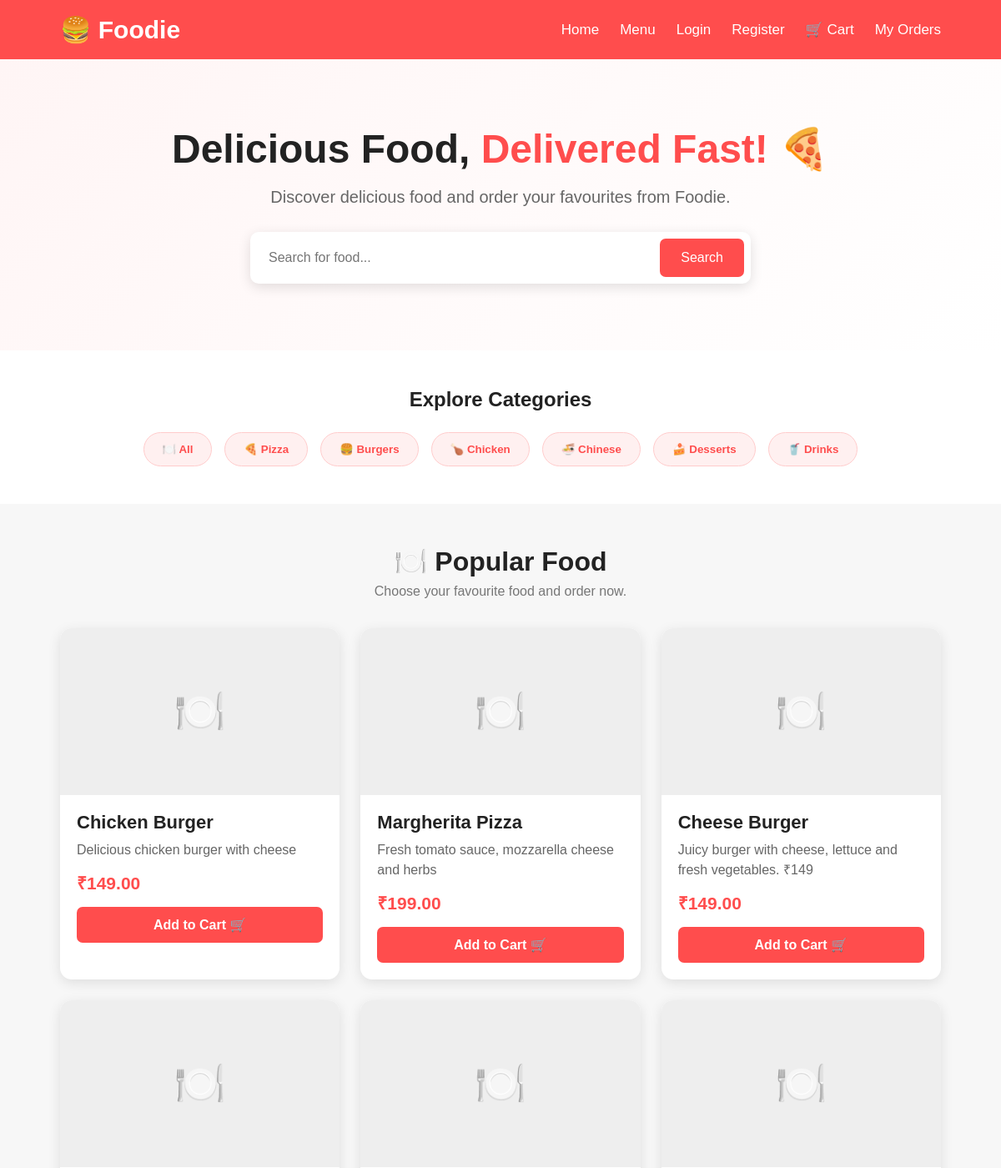
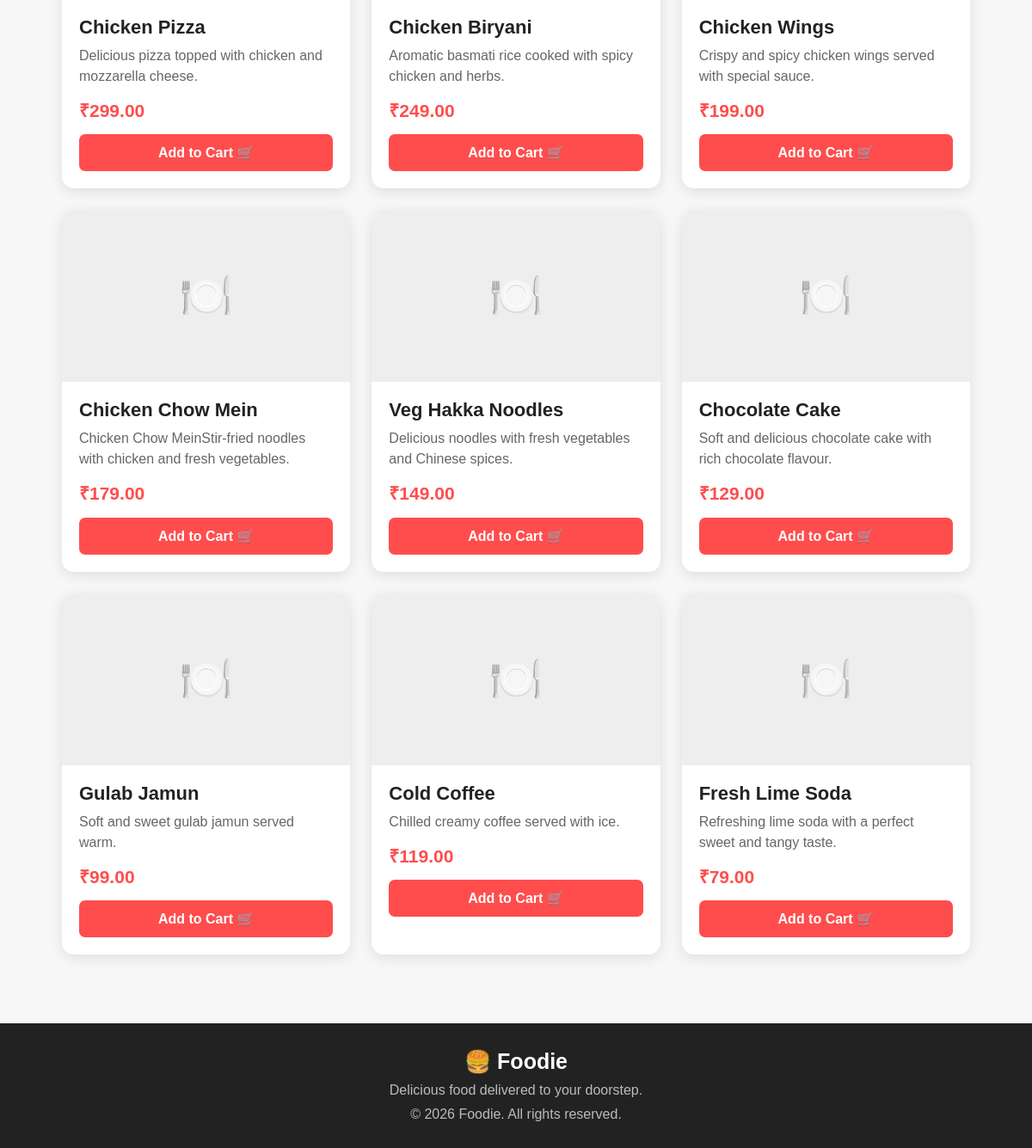
The page / on the database its author committed (2 pictures, top to bottom).
### orders/models.py (models this page shows, shortened)
class Food(models.Model):
    CATEGORY_CHOICES = [
        ('Pizza', 'Pizza'),
        ('Burger', 'Burger'),
        ('Chicken', 'Chicken'),
        ('Chinese', 'Chinese'),
        ('Dessert', 'Dessert'),
        ('Drinks', 'Drinks'),
    ]
    name = models.CharField(max_length=100)
    description = models.TextField()
    price = models.DecimalField(
        max_digits=10,
        decimal_places=2
    )
    category = models.CharField(
        max_length=50,
        choices=CATEGORY_CHOICES,
        default='Burger'
    )
    image = models.ImageField(
        upload_to='food/',
        blank=True,
        null=True
    )

### orders/views.py (the view)
# urls.py: path('', views.home, name='home'),
def home(request):
    foods = Food.objects.all()
    return render(
        request,
        'orders/home.html',
        {'foods': foods}
    )

### orders/templates/orders/home.html (shortened to what this page needs)
<!DOCTYPE html>
<html lang="en">
<head>
</head>
<body>
<nav>
    <div class="logo">
        🍔 Foodie
    </div>
    <a href="{% url 'home' %}">
        Home
    </a>
    <a href="#menu">
        Menu
    </a>
    {% if user.is_authenticated %}
        <span class="username">
            Hi, {{ user.username }}
        </span>
        <a href="{% url 'logout' %}">
            Logout
        </a>
    {% else %}
        <a href="{% url 'login' %}">
            Login
        </a>
        <a href="{% url 'register' %}">
            Register
        </a>
    {% endif %}
    <a href="{% url 'cart' %}">
        🛒 Cart
    </a>
   <a href="{% url 'my_orders' %}">
    My Orders
</a>
</nav>
<section class="hero">
    <h1>
        Delicious Food,
        <span>Delivered Fast!</span> 🍕
    </h1>
    <p>
        Discover delicious food and order your favourites from Foodie.
    </p>
    <div class="search-box">
        <input
            type="text"
            id="searchInput"
            placeholder="Search for food..."
        >
        <button
            type="button"
            onclick="searchFood()">
            Search
        </button>
    </div>
</section>
<section class="categories">
    <h2>
        Explore Categories
    </h2>
    <div class="category-container">
        <button
            type="button"
            class="category"
            onclick="filterCategory('all')">
            🍽️ All
        </button>
        <button
            type="button"
            class="category"
            onclick="filterCategory('Pizza')">
            🍕 Pizza
        </button>
        <button
            type="button"
            class="category"
            onclick="filterCategory('Burger')">
            🍔 Burgers
        </button>
        <button
            type="button"
            class="category"
            onclick="filterCategory('Chicken')">
            🍗 Chicken
        </button>
        <button
            type="button"
            class="category"
            onclick="filterCategory('Chinese')">
            🍜 Chinese
        </button>
        <button
            type="button"
            class="category"
            onclick="filterCategory('Dessert')">
            🍰 Desserts
        </button>
        <button
            type="button"
            class="category"
            onclick="filterCategory('Drinks')">
            🥤 Drinks
        </button>
    </div>
</section>
<section
    class="menu"
    id="menu">
    <div class="menu-title">
        <h2>
            🍽️ Popular Food
        </h2>
        <p>
            Choose your favourite food and order now.
        </p>
    </div>
    <div
        class="food-container"
        id="foodContainer">
        {% for food in foods %}
        <div
            class="food-card"
            data-name="{{ food.name|lower }}"
            data-category="{{ food.category|default:''|lower }}"
        >
            {% if food.image %}
                <img
                    src="{{ food.image.url }}"
                    alt="{{ food.name }}"
                >
            {% else %}
                <div style="
                    height:200px;
                    display:flex;
                    align-items:center;
                    justify-content:center;
                    background:#eee;
                    font-size:50px;
                ">
                    🍽️
                </div>
            {% endif %}
            <div class="food-content">
                <h3>
                    {{ food.name }}
                </h3>
                <p>
                    {{ food.description }}
                </p>
                <p class="price">
                    ₹{{ food.price }}
                </p>
                <form
                    method="POST"
                    action="{% url 'add_to_cart' food.id %}"
                >
                    <button
                        type="submit"
                        class="cart-btn"
                    >
                        Add to Cart 🛒
                    </button>
                </form>
            </div>
        </div>
        {% empty %}
            <p class="no-food">
                No food available right now.
            </p>
        {% endfor %}
    </div>
</section>
<footer>
    <h3>
        🍔 Foodie
    </h3>
    <p>
        Delicious food delivered to your doorstep.
    </p>
    <p style="margin-top:10px;">
        © 2026 Foodie.
        All rights reserved.
    </p>
</footer>
</body>
</html>

### orders/templates/orders/home.html (style rules this page uses)
* { box-sizing: border-box; margin: 0; padding: 0; }
body { font-family: Arial, sans-serif; background: #f7f7f7; color: #222; }
nav { background: #ff4d4d; padding: 18px 6%; display: flex; align-items: center; gap: 25px; position: sticky; top: 0; z-index: 1000; }
.logo { color: white; font-size: 30px; font-weight: bold; margin-right: auto; }
nav a { color: white; text-decoration: none; font-size: 17px; font-weight: 500; }
.hero { background: linear-gradient( 135deg, #fff5f5, #ffffff ); text-align: center; padding: 80px 20px; }
.hero h1 { font-size: 48px; margin-bottom: 18px; }
.hero h1 span { color: #ff4d4d; }
.hero p { color: #666; font-size: 20px; margin-bottom: 30px; }
.search-box { max-width: 600px; margin: auto; display: flex; background: white; padding: 8px; border-radius: 10px; box-shadow: 0 4px 15px rgba(0,0,0,0.12); }
.search-box input { flex: 1; border: none; outline: none; padding: 14px; font-size: 16px; }
.search-box button { background: #ff4d4d; color: white; border: none; padding: 0 25px; border-radius: 7px; cursor: pointer; font-size: 16px; }
.categories { padding: 45px 6%; background: white; text-align: center; }
.categories h2 { margin-bottom: 25px; }
.category-container { display: flex; justify-content: center; gap: 15px; flex-wrap: wrap; }
.category { background: #fff0f0; border: 1px solid #ffcccc; padding: 12px 22px; border-radius: 25px; cursor: pointer; font-weight: bold; color: #ff4d4d; }
.menu { padding: 50px 6%; }
.menu-title { text-align: center; margin-bottom: 35px; }
.menu-title h2 { font-size: 32px; margin-bottom: 8px; }
.menu-title p { color: #777; }
.food-container { display: grid; grid-template-columns: repeat(auto-fit, minmax(250px, 1fr)); gap: 25px; }
.food-card { background: white; border-radius: 14px; overflow: hidden; box-shadow: 0 4px 15px rgba(0,0,0,0.1); transition: 0.3s; }
.food-content { padding: 20px; }
.food-content h3 { font-size: 22px; margin-bottom: 8px; }
.food-content p { color: #666; line-height: 1.5; margin-bottom: 12px; }
.price { color: #ff4d4d !important; font-size: 21px; font-weight: bold; }
.cart-btn { width: 100%; background: #ff4d4d; color: white; border: none; padding: 12px; border-radius: 7px; cursor: pointer; font-size: 16px; font-weight: bold; }
footer { background: #222; color: white; text-align: center; padding: 30px; margin-top: 30px; }
footer h3 { font-size: 25px; margin-bottom: 10px; }
footer p { color: #bbb; }

### rows shown on the page
Food: name "Chicken Burger", description "Delicious chicken burger with cheese", price "149.00"
Food: name "Margherita Pizza", description "Fresh tomato sauce, mozzarella cheese and herbs", price "199.00"
Food: name "Cheese Burger", description "Juicy burger with cheese, lettuce and fresh vegetables. ₹149", price "149.00"
Food: name "Chicken Pizza", description "Delicious pizza topped with chicken and mozzarella cheese.", price "299.00"
Food: name "Chicken Biryani", description "Aromatic basmati rice cooked with spicy chicken and herbs.", price "249.00"
Food: name "Chicken Wings", description "Crispy and spicy chicken wings served with special sauce.", price "199.00"
Food: name "Chicken Chow Mein", description "Chicken Chow MeinStir-fried noodles with chicken and fresh vegetables.", price "179.00"
Food: name "Veg Hakka Noodles", description "Delicious noodles with fresh vegetables and Chinese spices.", price "149.00"
Food: name "Chocolate Cake", description "Soft and delicious chocolate cake with rich chocolate flavour.", price "129.00"
Food: name "Gulab Jamun", description "Soft and sweet gulab jamun served warm.", price "99.00"
Food: name "Cold Coffee", description "Chilled creamy coffee served with ice.", price "119.00"
Food: name "Fresh Lime Soda", description "Refreshing lime soda with a perfect sweet and tangy taste.", price "79.00"
